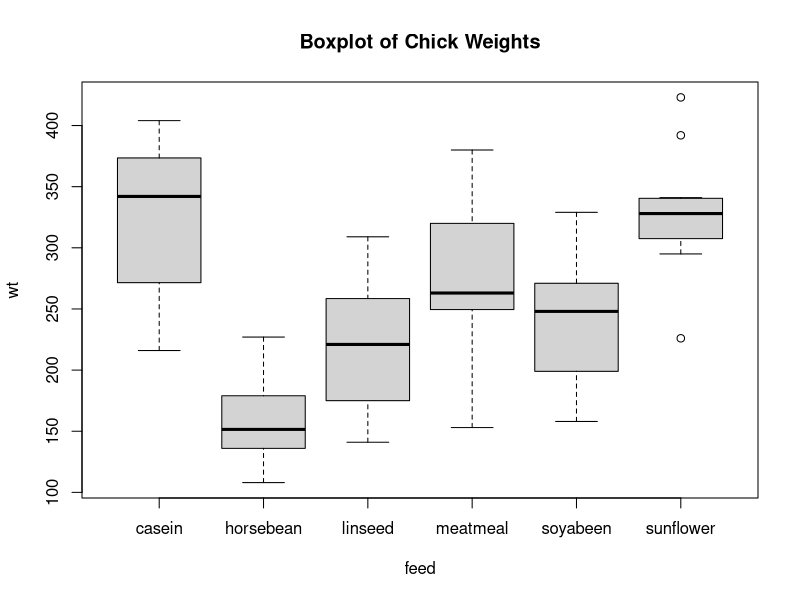

R code for this plot:
rm(list=ls())

horse=c(179,160,136,227,217,168,108,124,143,140)
linseed=c(309,229,181,141,260,203,148,169,213,257,244,271)
soyabeen=c(243,230,248,327,329,250,193,271,316,267,199,171,158,248)
sunflower=c(423,340,392,339,341,226,320,295,334,322,297,318)
meatmeal=c(325,257,303,315,380,153,263,242,206,344,258)
casein=c(368,390,379,260,404,318,352,359,216,222,283,332)
wt=c(horse,linseed,soyabeen,sunflower,meatmeal,casein)
wt
a1=rep("horsebean",length(horse))
b1=rep("linseed",length(linseed))
c1=rep("soyabeen",length(soyabeen))
d1=rep("sunflower",length(sunflower))
e1=rep("meatmeal",length(meatmeal))
f1=rep("casein",length(casein))
feed=c(a1,b1,c1,d1,e1,f1)
feed=factor(feed)
feed

boxplot(wt~feed,main="Boxplot of Chick Weights")

#### In the above boxplot we see that median of casein is more than other feeds and median of horsebean is less than other
#### and also medians of other feeds are almost same.

anva=aov(wt~feed)
anva

summary(anva)
